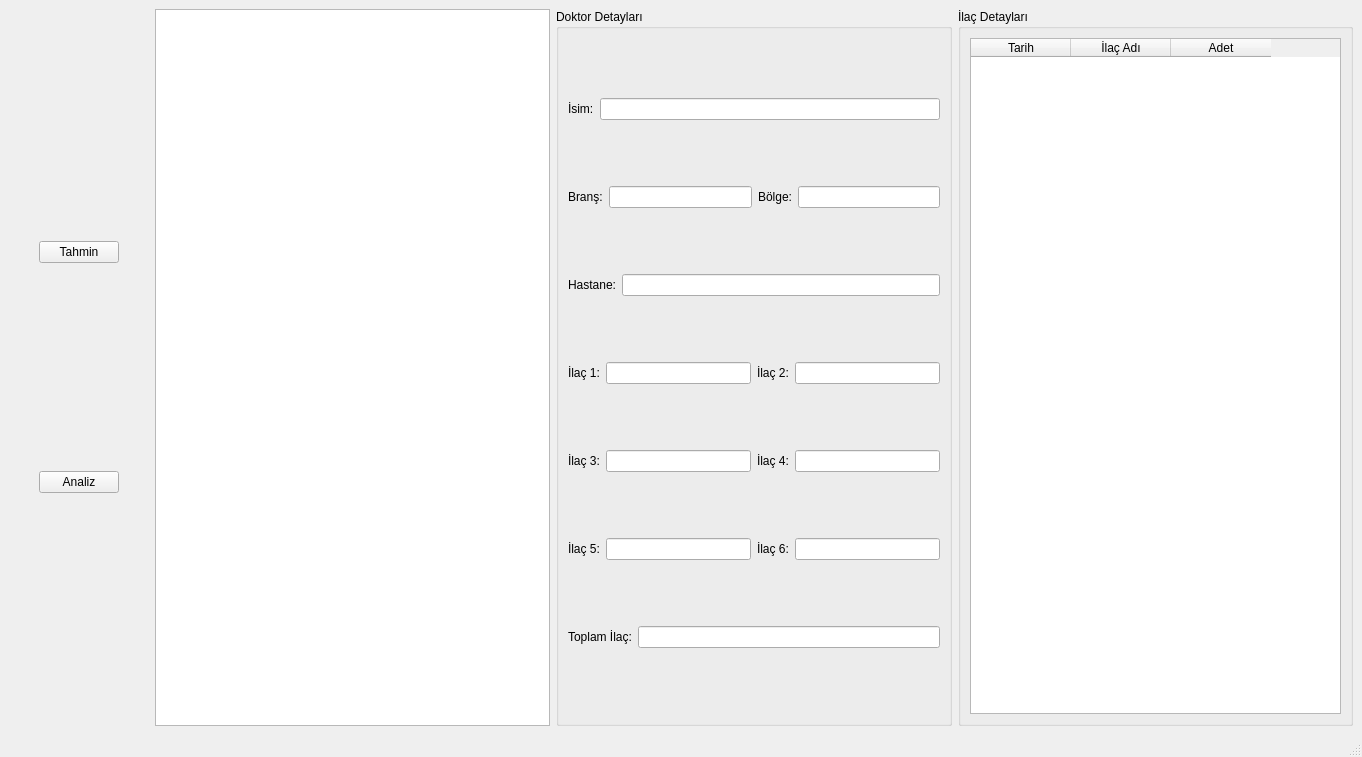
<?xml version="1.0" encoding="UTF-8"?>
<ui version="4.0">
 <class>MainWindow</class>
 <widget class="QMainWindow" name="MainWindow">
  <property name="geometry">
   <rect>
    <x>0</x>
    <y>0</y>
    <width>1362</width>
    <height>757</height>
   </rect>
  </property>
  <property name="windowTitle">
   <string>Doktor Bilgileri</string>
  </property>
  <widget class="QWidget" name="centralwidget">
   <layout class="QHBoxLayout" name="horizontalLayout">
    <item>
     <layout class="QVBoxLayout" name="verticalLayout_3">
      <property name="leftMargin">
       <number>30</number>
      </property>
      <property name="topMargin">
       <number>30</number>
      </property>
      <property name="rightMargin">
       <number>30</number>
      </property>
      <property name="bottomMargin">
       <number>30</number>
      </property>
      <item>
       <widget class="QPushButton" name="Tahmin">
        <property name="text">
         <string>Tahmin</string>
        </property>
       </widget>
      </item>
      <item>
       <widget class="QPushButton" name="Analiz">
        <property name="text">
         <string>Analiz</string>
        </property>
       </widget>
      </item>
     </layout>
    </item>
    <item>
     <widget class="QListWidget" name="listWidget_doktorlar"/>
    </item>
    <item>
     <widget class="QGroupBox" name="groupBox_doktor_detaylari">
      <property name="title">
       <string>Doktor Detayları</string>
      </property>
      <layout class="QVBoxLayout" name="verticalLayout">
       <item>
        <layout class="QHBoxLayout" name="horizontalLayout_isim">
         <item>
          <widget class="QLabel" name="label_isim">
           <property name="text">
            <string>İsim:</string>
           </property>
          </widget>
         </item>
         <item>
          <widget class="QLineEdit" name="lineEdit_isim"/>
         </item>
        </layout>
       </item>
       <item>
        <layout class="QHBoxLayout" name="horizontalLayout_brans_bolge">
         <item>
          <widget class="QLabel" name="label_brans">
           <property name="text">
            <string>Branş:</string>
           </property>
          </widget>
         </item>
         <item>
          <widget class="QLineEdit" name="lineEdit_brans"/>
         </item>
         <item>
          <widget class="QLabel" name="label_bolge">
           <property name="text">
            <string>Bölge:</string>
           </property>
          </widget>
         </item>
         <item>
          <widget class="QLineEdit" name="lineEdit_bolge"/>
         </item>
        </layout>
       </item>
       <item>
        <layout class="QHBoxLayout" name="horizontalLayout_hastane">
         <item>
          <widget class="QLabel" name="label_hastane">
           <property name="text">
            <string>Hastane:</string>
           </property>
          </widget>
         </item>
         <item>
          <widget class="QLineEdit" name="lineEdit_hastane"/>
         </item>
        </layout>
       </item>
       <item>
        <layout class="QHBoxLayout" name="horizontalLayout_ilac_1_2">
         <item>
          <widget class="QLabel" name="label_ilac_1">
           <property name="text">
            <string>İlaç 1:</string>
           </property>
          </widget>
         </item>
         <item>
          <widget class="QLineEdit" name="lineEdit_ilac_1"/>
         </item>
         <item>
          <widget class="QLabel" name="label_ilac_2">
           <property name="text">
            <string>İlaç 2:</string>
           </property>
          </widget>
         </item>
         <item>
          <widget class="QLineEdit" name="lineEdit_ilac_2"/>
         </item>
        </layout>
       </item>
       <item>
        <layout class="QHBoxLayout" name="horizontalLayout_ilac_3_4">
         <item>
          <widget class="QLabel" name="label_ilac_3">
           <property name="text">
            <string>İlaç 3:</string>
           </property>
          </widget>
         </item>
         <item>
          <widget class="QLineEdit" name="lineEdit_ilac_3"/>
         </item>
         <item>
          <widget class="QLabel" name="label_ilac_4">
           <property name="text">
            <string>İlaç 4:</string>
           </property>
          </widget>
         </item>
         <item>
          <widget class="QLineEdit" name="lineEdit_ilac_4"/>
         </item>
        </layout>
       </item>
       <item>
        <layout class="QHBoxLayout" name="horizontalLayout_ilac_5_6">
         <item>
          <widget class="QLabel" name="label_ilac_5">
           <property name="text">
            <string>İlaç 5:</string>
           </property>
          </widget>
         </item>
         <item>
          <widget class="QLineEdit" name="lineEdit_ilac_5"/>
         </item>
         <item>
          <widget class="QLabel" name="label_ilac_6">
           <property name="text">
            <string>İlaç 6:</string>
           </property>
          </widget>
         </item>
         <item>
          <widget class="QLineEdit" name="lineEdit_ilac_6"/>
         </item>
        </layout>
       </item>
       <item>
        <layout class="QHBoxLayout" name="horizontalLayout_toplam_ilac">
         <item>
          <widget class="QLabel" name="label_toplam_ilac">
           <property name="text">
            <string>Toplam İlaç:</string>
           </property>
          </widget>
         </item>
         <item>
          <widget class="QLineEdit" name="lineEdit_toplam_ilac"/>
         </item>
        </layout>
       </item>
      </layout>
     </widget>
    </item>
    <item>
     <widget class="QGroupBox" name="groupBox_ilac_detaylari">
      <property name="title">
       <string>İlaç Detayları</string>
      </property>
      <layout class="QVBoxLayout" name="verticalLayout_2">
       <item>
        <widget class="QTableWidget" name="tableWidget_ilac_detaylari">
         <column>
          <property name="text">
           <string>Tarih</string>
          </property>
         </column>
         <column>
          <property name="text">
           <string>İlaç Adı</string>
          </property>
         </column>
         <column>
          <property name="text">
           <string>Adet</string>
          </property>
         </column>
        </widget>
       </item>
      </layout>
     </widget>
    </item>
   </layout>
  </widget>
  <widget class="QMenuBar" name="menubar">
   <property name="geometry">
    <rect>
     <x>0</x>
     <y>0</y>
     <width>1362</width>
     <height>26</height>
    </rect>
   </property>
  </widget>
  <widget class="QStatusBar" name="statusbar"/>
 </widget>
 <resources/>
 <connections/>
</ui>
